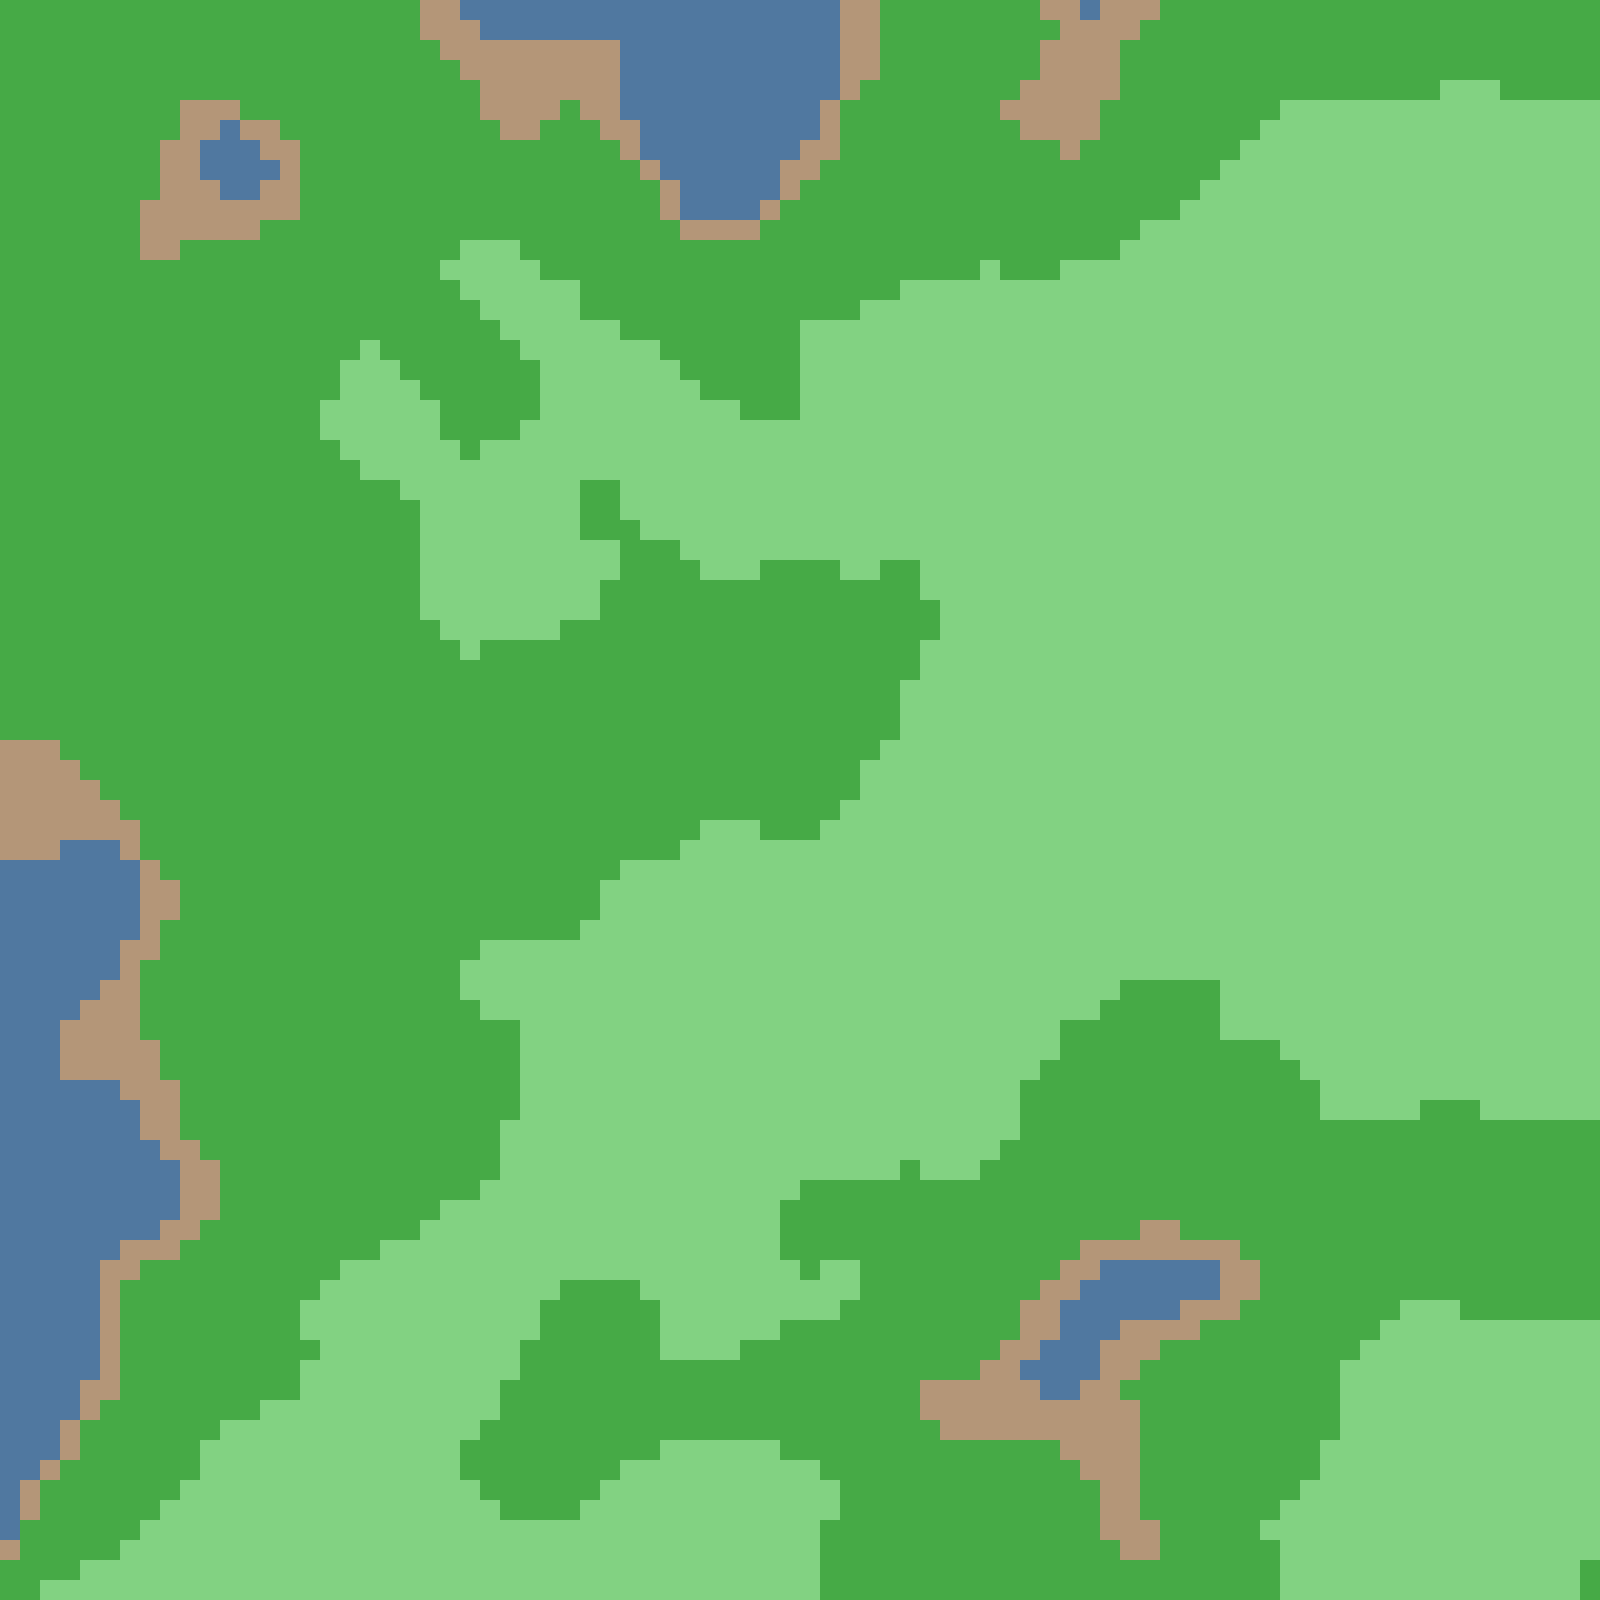

The Python source for this figure:
import arcade
from perlin import world_generation

SCREEN_WIDTH = 800
SCREEN_HEIGHT = 800
TILE_SIZE = 10
PLAYER_SPEED = 5
CHARACTER_SCALING = 1

class MyGame(arcade.Window):
    def __init__(self, num_plants=8):
        super().__init__(SCREEN_WIDTH, SCREEN_HEIGHT, "Procedural Terrain")
        self.terrain = None
        self.ax = int(SCREEN_WIDTH / TILE_SIZE)
        self.ay = int(SCREEN_HEIGHT / TILE_SIZE)
        self.background_color = arcade.color.BABY_BLUE
        self.plants = arcade.SpriteList()
        self.grid = [[0 for _ in range(self.ax)] for _ in range(self.ay)]
        
    def setup(self):
        self.ax = int(SCREEN_WIDTH / TILE_SIZE)
        self.ay = int(SCREEN_HEIGHT / TILE_SIZE)
        self.grid = world_generation(self.ax, self.ay, self.grid)

    def color_assignment(self, cell):
        if cell < -0.15:  
            return (80, 120, 160)   # Brighter deep water
        elif cell < -0.10:
            return (180, 150, 120)  # Brighter light brown (mud)
        elif cell < 0.04:
            return (70, 170, 70)    # Brighter dark green
        else:
            return (130, 210, 130)  # Brighter light green
            
           
    def on_draw(self):
        self.clear()
        
        for row in range(self.ay):
            for col in range(self.ax):
                color = self.color_assignment(self.grid[row][col])
                left = col * TILE_SIZE  
                bottom = row * TILE_SIZE  
                arcade.draw_lbwh_rectangle_filled(left, bottom, TILE_SIZE, TILE_SIZE, color)
        
        image = arcade.get_image(0, 0, SCREEN_WIDTH, SCREEN_HEIGHT)  
        image.save("terrain.png", "PNG")
        print("Terrain saved to terrain.png")
    
def main():
    game = MyGame()
    game.setup()
    arcade.run()
    arcade.close_window()

if __name__ == "__main__":
    main()

